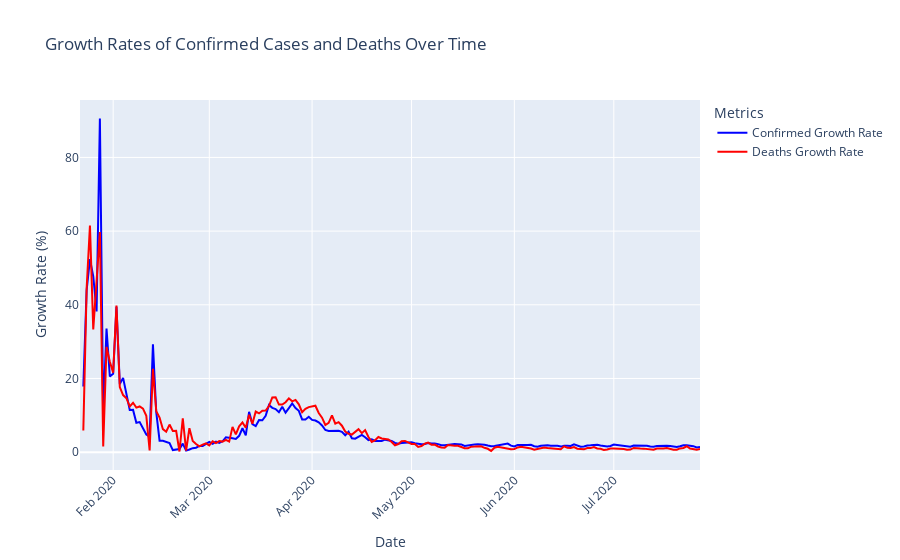

Notebook code cell kept with this figure:
### Code cell
import plotly.graph_objects as go
fig = go.Figure()

# Add Confirmed Growth Rate line
fig.add_trace(go.Scatter(x=daywise['Date'], 
                         y=daywise['Confirmed Growth Rate'], 
                         mode='lines', 
                         name='Confirmed Growth Rate', 
                         line=dict(color='blue')))

# Add Deaths Growth Rate line
fig.add_trace(go.Scatter(x=daywise['Date'], 
                         y=daywise['Deaths Growth Rate'], 
                         mode='lines', 
                         name='Deaths Growth Rate', 
                         line=dict(color='red')))

fig.update_layout(title='Growth Rates of Confirmed Cases and Deaths Over Time',
                  xaxis_title='Date',
                  yaxis_title='Growth Rate (%)',
                  xaxis_tickangle=-45,
                  legend_title='Metrics')

fig.show()

### Figure 1 — Plotly figure (JSON) as saved in the notebook; plotly's stock layout.template omitted (floating-point values rounded to 4 significant figures; data arrays with more than 128 entries replaced by an {"elided": "..."} marker saying what was removed)
{"data": [{"line": {"color": "blue"}, "mode": "lines", "name": "Confirmed Growth Rate", "type": "scatter", "x": {"elided": "188 str values"}, "y": {"elided": "188 float values"}}, {"line": {"color": "red"}, "mode": "lines", "name": "Deaths Growth Rate", "type": "scatter", "x": {"elided": "188 str values"}, "y": {"elided": "188 float values"}}], "layout": {"legend": {"title": {"text": "Metrics"}}, "title": {"text": "Growth Rates of Confirmed Cases and Deaths Over Time"}, "xaxis": {"tickangle": -45, "title": {"text": "Date"}}, "yaxis": {"title": {"text": "Growth Rate (%)"}}}}
